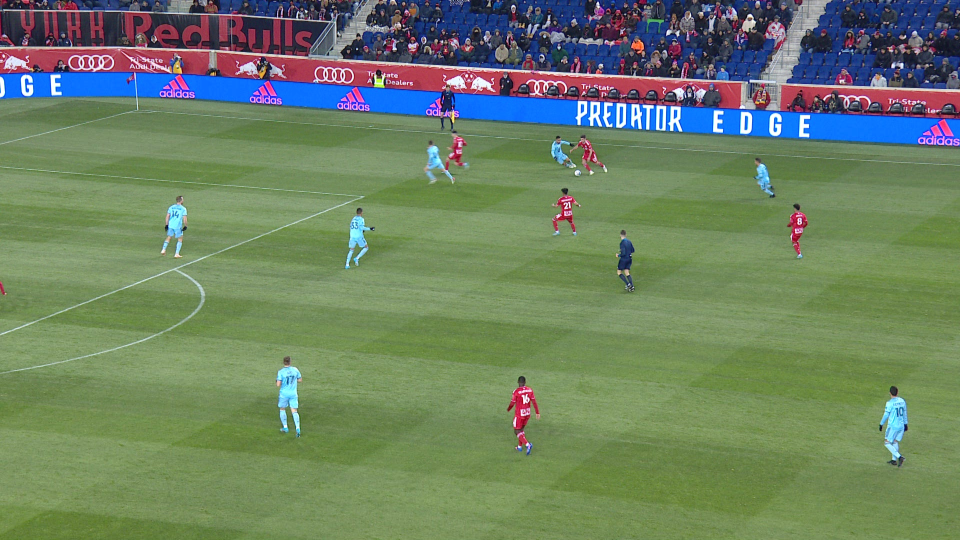
#> input picture Football Player Segmentation_UNet/dataset/images/133.jpg, 1920 x 1080 px (shown at 1/2 size); its folder holds 3 pictures in this run
$ python train_model.py --dataset '../Football Player Segmentation_UNet/dataset/images'
#> lines starting #> are read from the running program, lines starting #| are printed output that depends on the picture
### Hyperparameter-tuning-cv/pyimagesearch/localbinarypatterns.py
# import the necessary packages
from skimage import feature
import numpy as np

class LocalBinaryPatterns:
	def __init__(self, numPoints, radius):
		# store the number of points and radius
		self.numPoints = numPoints
		self.radius = radius

	def describe(self, image, eps=1e-7):
		# compute the Local Binary Pattern representation
		# of the image, and then use the LBP representation
		# to build the histogram of patterns
		lbp = feature.local_binary_pattern(image, self.numPoints,
			self.radius, method="uniform")
		(hist, _) = np.histogram(lbp.ravel(),
			bins=np.arange(0, self.numPoints + 3),
			range=(0, self.numPoints + 2))

		# normalize the histogram
		hist = hist.astype("float")
		hist /= (hist.sum() + eps)

		# return the histogram of Local Binary Patterns
		return hist

### Hyperparameter-tuning-cv/train_model.py
# USAGE
# python train_model.py --dataset texture_dataset

# import the necessary packages
from pyimagesearch.localbinarypatterns import LocalBinaryPatterns
from sklearn.model_selection import GridSearchCV
from sklearn.metrics import classification_report
from sklearn.svm import SVC
from sklearn.model_selection import train_test_split
from imutils import paths
import argparse
import time
import cv2
import os

# construct the argument parser and parse the arguments
ap = argparse.ArgumentParser()
ap.add_argument("-d", "--dataset", required=True,
	help="path to input dataset")
args = vars(ap.parse_args())

# grab the image paths in the input dataset directory
imagePaths = list(paths.list_images(args["dataset"]))

# initialize the local binary patterns descriptor along with
# the data and label lists
print("[INFO] extracting features...")
desc = LocalBinaryPatterns(24, 8)
data = []
labels = []

# loop over the dataset of images
for imagePath in imagePaths:
	# load the image, convert it to grayscale, and quantify it
	# using LBPs
	image = cv2.imread(imagePath)
#> image is the input picture: shape (1080, 1920, 3); mean B, G, R 99.3, 128.7, 109.5
	gray = cv2.cvtColor(image, cv2.COLOR_BGR2GRAY)
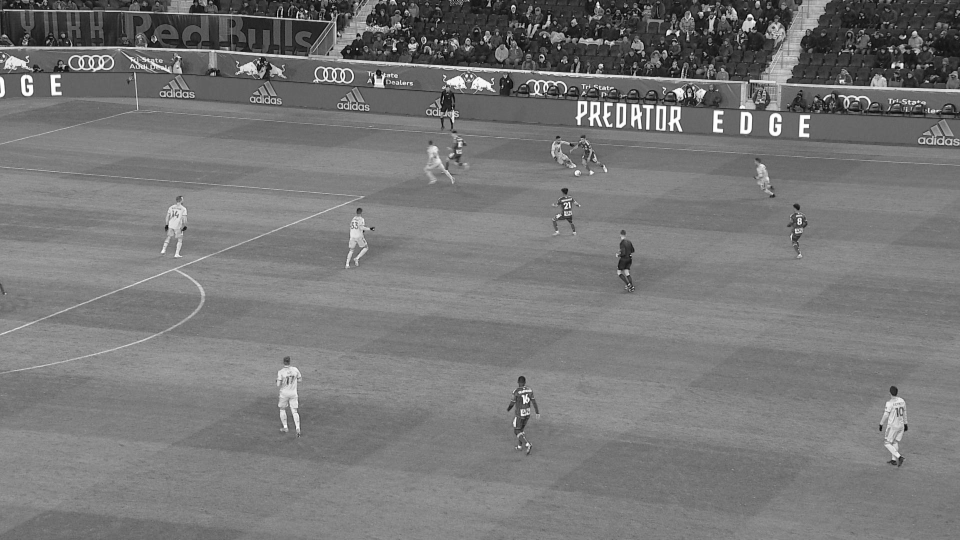
#> gray: shape (1080, 1920) (shown at 1/2 size); min 0, max 255, mean 119.6
	hist = desc.describe(gray)
#> in describe, `lbp = feature.local_binary_pattern(image, self.numPoints, self.radius,..`:
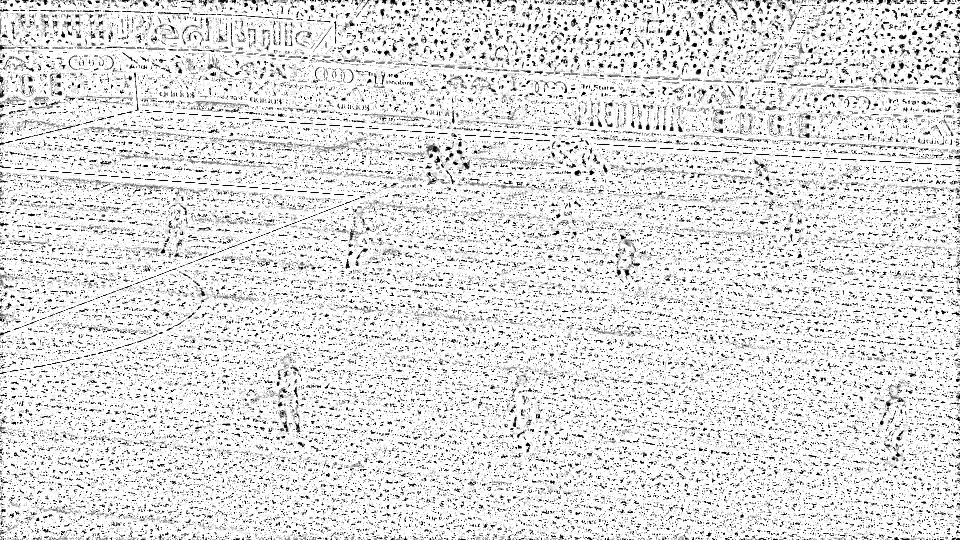
#> lbp: shape (1080, 1920) float64 (shown at 1/2 size); min 0, max 25, mean 21.9; drawn with min black and max white
#> in describe, `(hist, _) = np.histogram(lbp.ravel(), bins=np.arange(0, self.numPoints..`: hist = 26 values, max 1569008 at index 25, min 3947 at index 18, mean 79753.8
#> in describe, `hist /= (hist.sum() + eps)`: hist = 26 values, max 0.757 at index 25, min 0.0019 at index 18, mean 0.0385

	# extract the label from the image path, then update the
	# label and data lists
	labels.append(imagePath.split(os.path.sep)[-2])
	data.append(hist)
#> pass 2 of the loop `for imagePath in imagePaths:`:
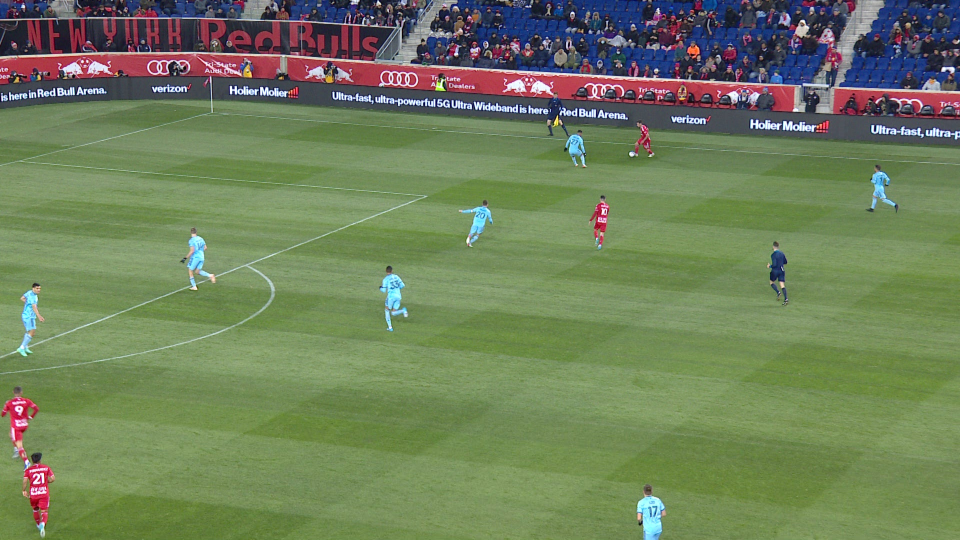
#> input picture Football Player Segmentation_UNet/dataset/images/14.jpg, 1920 x 1080 px (shown at 1/2 size)
#> image is the input picture: shape (1080, 1920, 3); mean B, G, R 91.2, 127.2, 111.5
#> `gray = cv2.cvtColor(image, cv2.COLOR_BGR2GRAY)`:
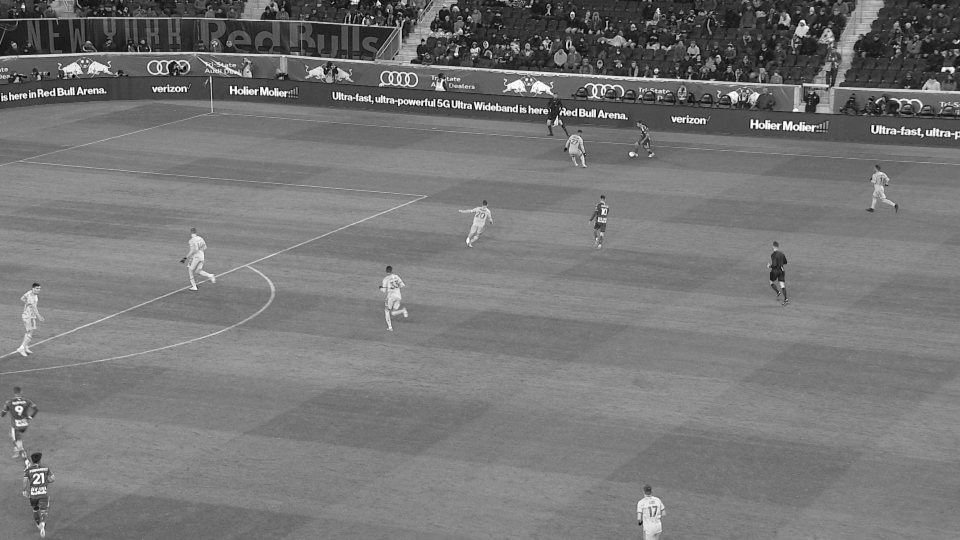
#> gray: shape (1080, 1920) (shown at 1/2 size); min 0, max 255, mean 118.4
#> in describe (call 2), `lbp = feature.local_binary_pattern(image, self.numPoints, self.radius,..`:
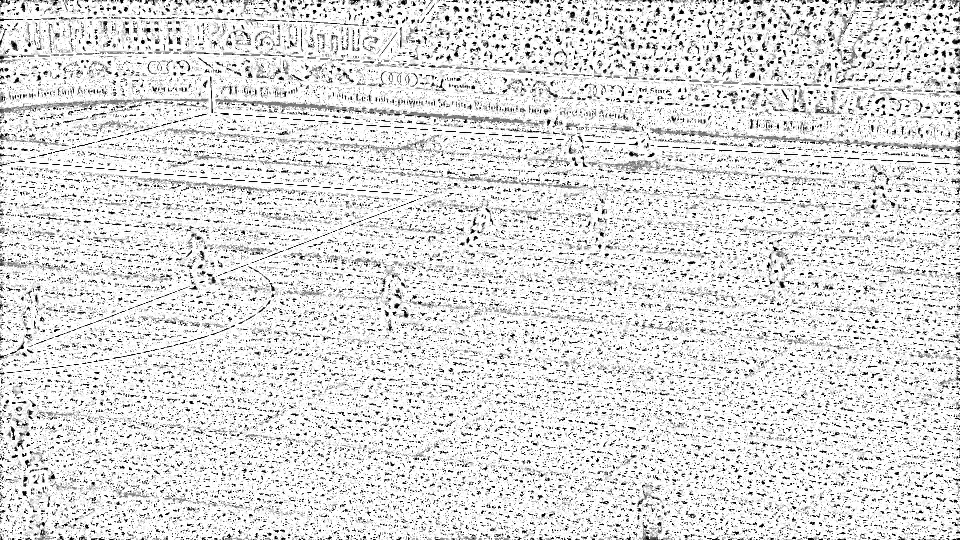
#> lbp: shape (1080, 1920) float64 (shown at 1/2 size); min 0, max 25, mean 21.7; drawn with min black and max white
#> in describe (call 2), `(hist, _) = np.histogram(lbp.ravel(), bins=np.arange(0, self.numPoints..`: hist = 26 values, max 1545872 at index 25, min 4168 at index 18, mean 79753.8
#> in describe (call 2), `hist /= (hist.sum() + eps)`: hist = 26 values, max 0.746 at index 25, min 0.00201 at index 18, mean 0.0385
#> pass 3 of the loop `for imagePath in imagePaths:`:
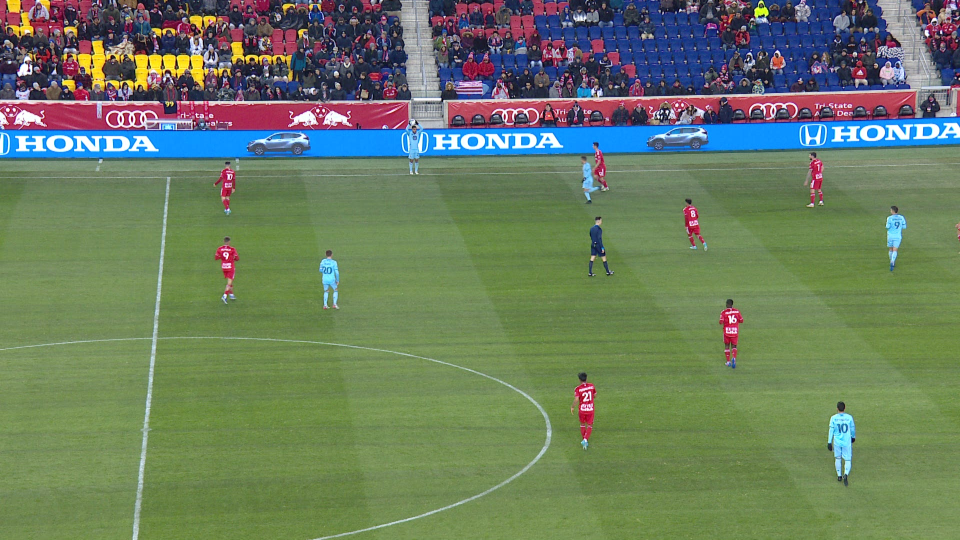
#> input picture Football Player Segmentation_UNet/dataset/images/190.jpg, 1920 x 1080 px (shown at 1/2 size)
#> image is the input picture: shape (1080, 1920, 3); mean B, G, R 96.5, 124.3, 107.4
#> `gray = cv2.cvtColor(image, cv2.COLOR_BGR2GRAY)`:
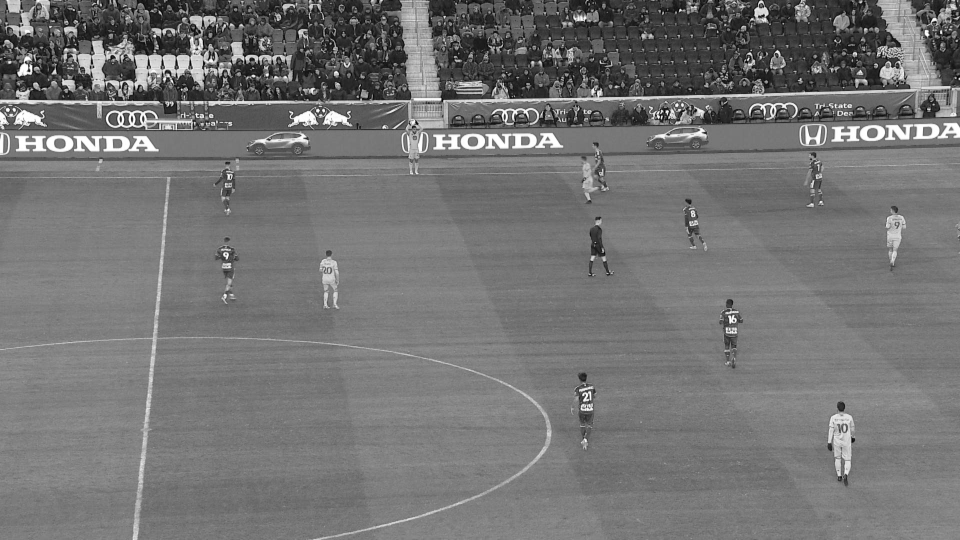
#> gray: shape (1080, 1920) (shown at 1/2 size); min 0, max 255, mean 116.1
#> in describe (call 3), `lbp = feature.local_binary_pattern(image, self.numPoints, self.radius,..`:
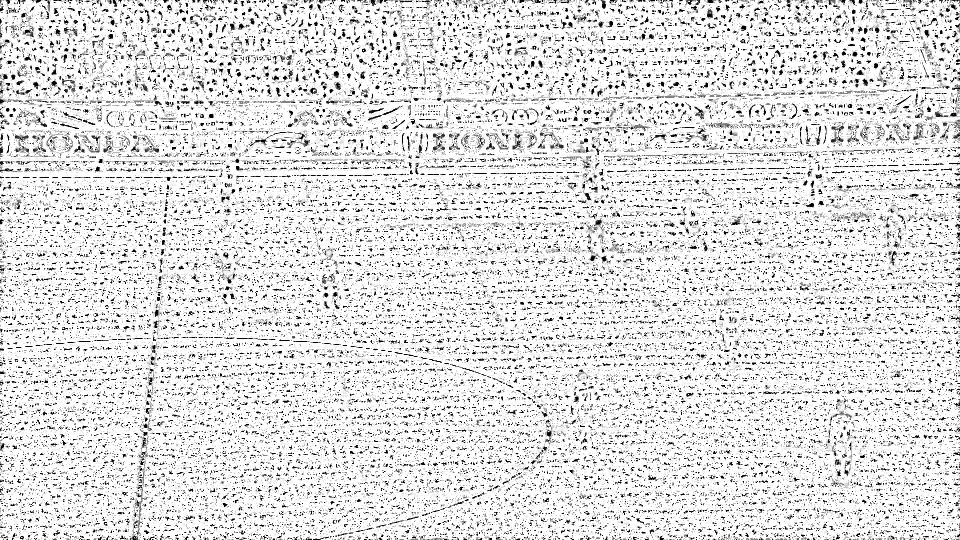
#> lbp: shape (1080, 1920) float64 (shown at 1/2 size); min 0, max 25, mean 21.8; drawn with min black and max white
#> in describe (call 3), `(hist, _) = np.histogram(lbp.ravel(), bins=np.arange(0, self.numPoints..`: hist = 26 values, max 1564014 at index 25, min 3228 at index 16, mean 79753.8
#> in describe (call 3), `hist /= (hist.sum() + eps)`: hist = 26 values, max 0.754 at index 25, min 0.00156 at index 16, mean 0.0385

# partition the data into training and testing splits using 75% of
# the data for training and the remaining 25% for testing
print("[INFO] constructing training/testing split...")
(trainX, testX, trainY, testY) = train_test_split(data, labels,
	random_state=22, test_size=0.25)
#> trainX = 2 items; testX = 1 item; trainY = ['images', 'images']; testY = ['images']

# construct the set of hyperparameters to tune
parameters = [
	{"kernel":
		["linear"],
		"C": [0.0001, 0.001, 0.1, 1, 10, 100, 1000]},
	{"kernel":
		["poly"],
		"degree": [2, 3, 4],
		"C": [0.0001, 0.001, 0.1, 1, 10, 100, 1000]},
	{"kernel":
		["rbf"],
		"gamma": ["auto", "scale"],
		"C": [0.0001, 0.001, 0.1, 1, 10, 100, 1000]}
]

# tune the hyperparameters via a cross-validated grid search
print("[INFO] tuning hyperparameters via grid search")
grid = GridSearchCV(estimator=SVC(), param_grid=parameters, n_jobs=-1)
start = time.time()
#> (the run stopped early here; a loop or call above may not have finished)
